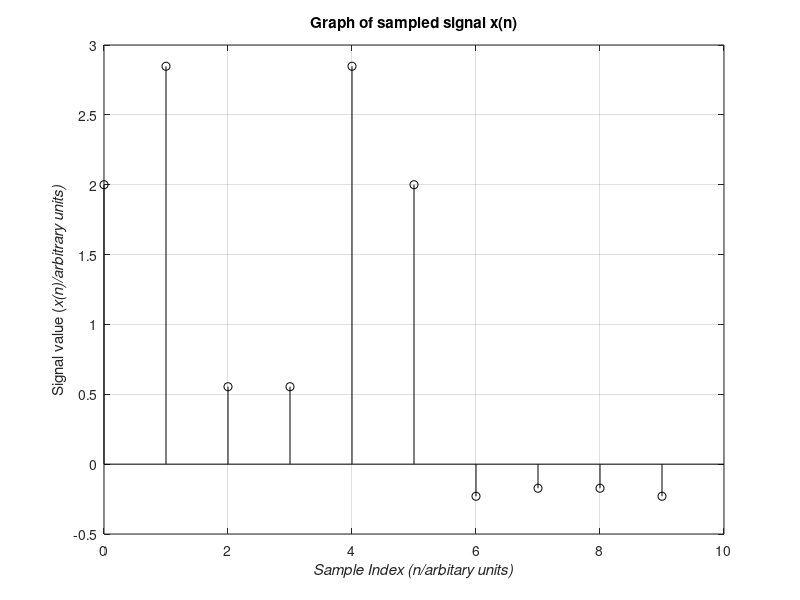
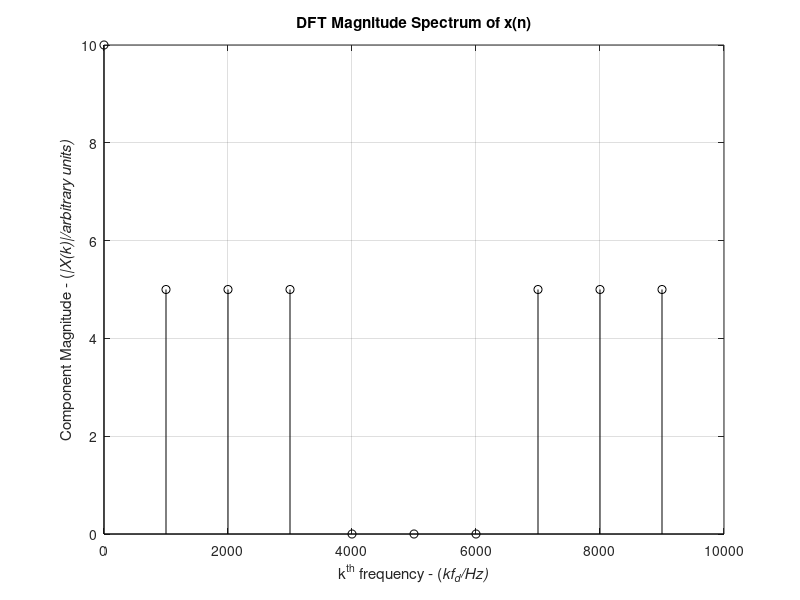
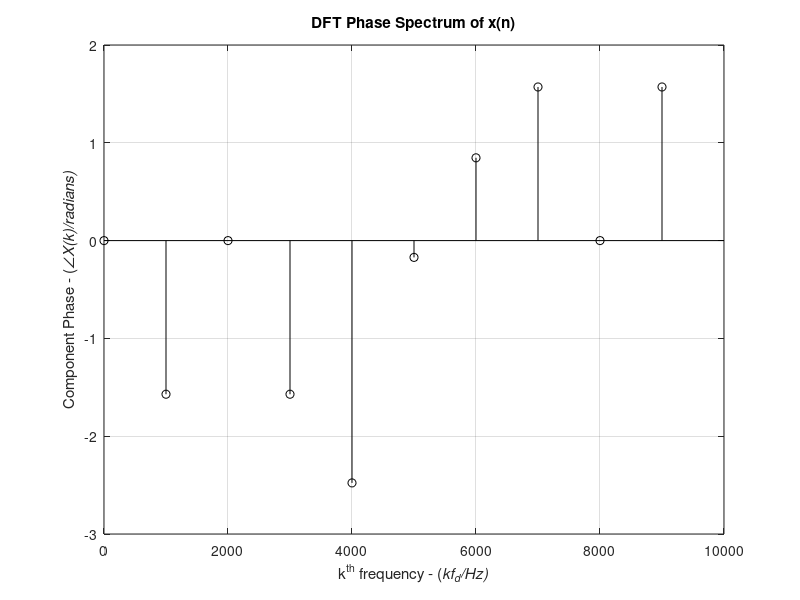

Reproduce these figures in MATLAB, in order.
%% EE-394 Digital Signal Processing - Post Lab Task 08
%  Saad Siddiqui, EE-16163, Section D, TE-EE, Fall '18

Fs = 10e3;                  % Sampling frequency - 10 kHz
Ts = 1 / Fs;                % Sampling interval in seconds
N = 10;                     % Number of frequency components in DFT spectrum
n = 0 : 1 : N - 1;          % Index values for DT signal
X_K = zeros( 1, N );        % Array to store DFT results
K = 0 : 1 : N - 1;          % Index values for DFT Frequency spectrum

% Creating a sampled signal
x_n = sin( 2 * pi * 1000 * n * Ts ) + sin( 2 * pi * 3000 * n * Ts ) + ...
    cos( 2 * pi * 0 * n * Ts ) + cos( 2 * pi * 2000 * n * Ts );

% Plotting the sampled version of the x
figure; stem( n, x_n, 'black' ); grid; 
xlabel( '\it{Sample Index (n/arbitary units})') ;
ylabel( 'Signal value (\it{x(n)/arbitrary units})' );
title( { 'Graph of sampled signal x(n)' });

% for every possible value of k 
for var = K
    % multiply each possible value of x(n) with the corresponding value 
    % of e^(-j.2.pi.k.n/N) and sum the result. 
    X_K( var + 1 ) = sum ( x_n .* exp( -1j * 2 * pi * var  * n / N ) );
end

% Plotting the magnitude spectrum
figure; stem( K * Fs / N, abs( X_K ), 'black' ); grid;
title( 'DFT Magnitude Spectrum of x(n)' ); 
xlabel( 'k^{th} frequency - (\it{kf_d/Hz})' );
ylabel( 'Component Magnitude - (\it{|X(k)|/arbitrary units})' );

% Plotting the phase spectrum
figure; stem( K * Fs / N, angle( X_K ), 'black' ); grid;
title( 'DFT Phase Spectrum of x(n)' ); 
xlabel( 'k^{th} frequency - (\it{kf_d/Hz})' );
ylabel( 'Component Phase - (\it{\angleX(k)/radians})' );
